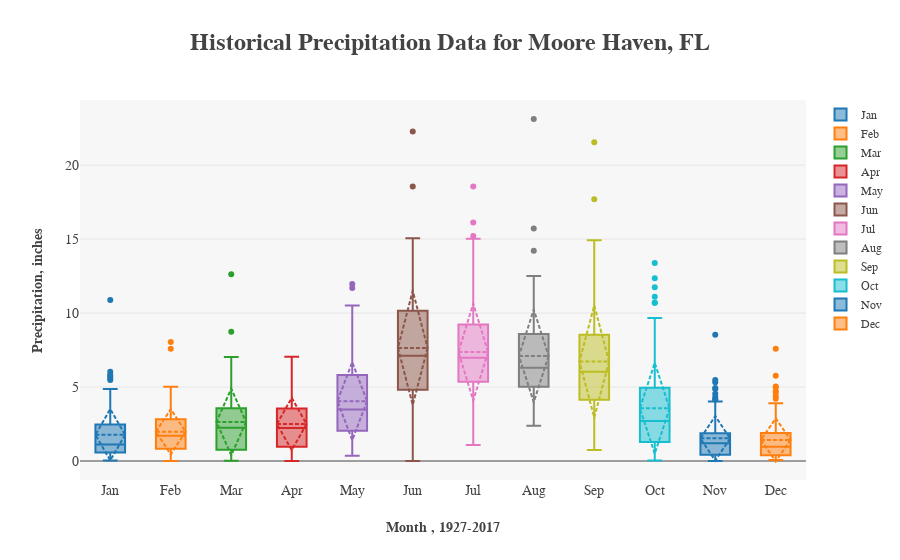

The notebook cell saved with this chart:
### Code cell
# Plot the historical weather Dataframe for Moore Haven, FL for some quick Exploratory
# Data Analysis (EDA)
# Generate an interactive plot using the plotly package
layout = go.Layout(
    plot_bgcolor="rgb(247,247,247)",
    legend=dict(font=dict(family="serif", size=12)),
    title="<b>Historical Precipitation Data for Moore Haven, FL</b>",
    titlefont=dict(family="serif", size=24),
    yaxis=dict(title="<b>Precipitation, inches</b>", 
               titlefont=dict(family="serif", size=14),
               tickfont=dict(family="serif", size=14)),
    xaxis=dict(title="<b>Month , 1927-2017</b>", titlefont=dict(family="serif", size=14), 
               tickfont=dict(family="serif", size=14))
)

trace1 = go.Box(
    y=df_fl_prcp[1],
    boxmean="sd",
    name="Jan"
)

trace2 = go.Box(
    y=df_fl_prcp[2],
    boxmean="sd",
    name="Feb"
)

trace3 = go.Box(
    y=df_fl_prcp[3],
    boxmean="sd",
    name="Mar"
)

trace4 = go.Box(
    y=df_fl_prcp[4],
    boxmean="sd",
    name="Apr"
)

trace5 = go.Box(
    y=df_fl_prcp[5],
    boxmean="sd",
    name="May"
)

trace6 = go.Box(
    y=df_fl_prcp[6],
    boxmean="sd",
    name="Jun"
)

trace7 = go.Box(
    y=df_fl_prcp[7],
    boxmean="sd",
    name="Jul"
)

trace8 = go.Box(
    y=df_fl_prcp[8],
    boxmean="sd",
    name="Aug"
)

trace9 = go.Box(
    y=df_fl_prcp[9],
    boxmean="sd",
    name="Sep"
)

trace10 = go.Box(
    y=df_fl_prcp[10],
    boxmean="sd",
    name="Oct"
)

trace11 = go.Box(
    y=df_fl_prcp[11],
    boxmean="sd",
    name="Nov"
)

trace12 = go.Box(
    y=df_fl_prcp[12],
    boxmean="sd",
    name="Dec"
)

fig = go.Figure(data=[trace1, trace2, trace3, trace4, trace5, trace6, \
                      trace7, trace8, trace9, trace10, trace11, trace12], layout=layout)
py.offline.iplot(fig)
